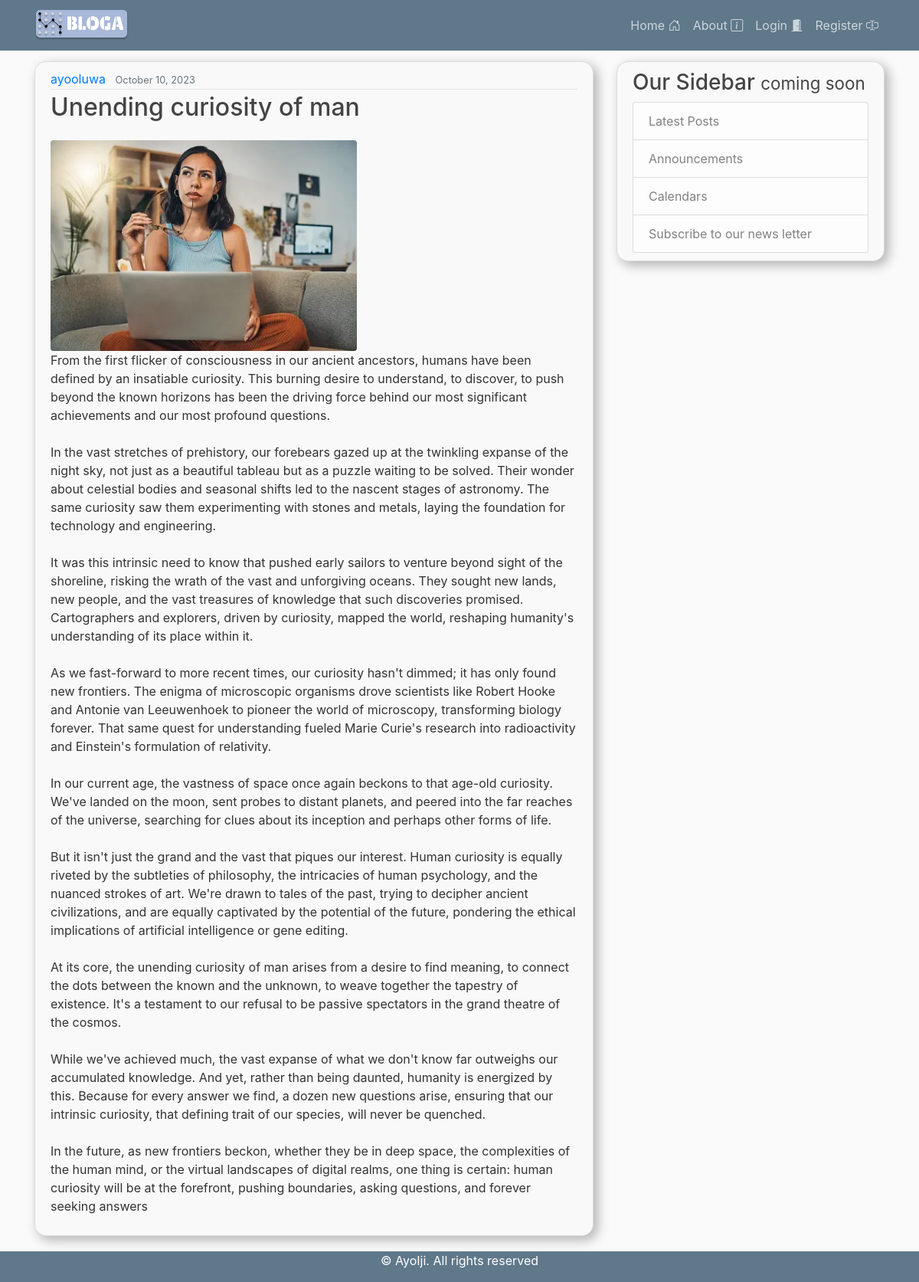
The page /posts/16/ on the database its author committed.
### blog/models.py (models this page shows, shortened)
class Post(models.Model):
    title = models.CharField(max_length=100)
    content = models.TextField()
    date_posted = models.DateTimeField(default=timezone.now)
    author = models.ForeignKey(User, on_delete=models.CASCADE)
    image = models.ImageField(upload_to='post_images/', default='default.jpg')
    category = models.ForeignKey(Category, on_delete=models.CASCADE, null=True, blank=True)
    likes = models.ManyToManyField(User, related_name='post_likes')
    dislikes = models.ManyToManyField(User, related_name='post_dislikes')

class BlogImage(models.Model):
    post = models.ForeignKey(Post, related_name='images', on_delete=models.CASCADE)
    image = models.ImageField(upload_to='post_images/')

### blog/views.py (the view)
# urls.py: path('posts/<int:post_id>/', views.post_detail, name='post_detail'),
def post_detail(request, post_id):
    post = get_object_or_404(Post, id=post_id)
    return render(request, 'blog/post_detail.html', {'post': post})

### blog/templates/blog/post_detail.html (shortened to what this page needs)
{% extends "blog/base.html" %}
{% load widget_tweaks %}
{% block content %}
    <article class="media content-section">
        <div class="media-body">
            <div class="article-metadata">
                <a class="mr-2 author" href="#">{{ post.author }}</a>
                <small class="text-muted">{{ post.date_posted|date:"F d, Y" }}</small>
            </div>
            <h2>{{ post.title }}</h2>
            {% for image in post.images.all %}
                <img src="{{ image.image.url }}" alt="Image for {{ post.title }}" class="img-fluid mt-3 rounded Blog-image">
            {% endfor %}
            <p class="article-content">{{ post.content }}</p>
        </div>
    </article>
{% endblock content %}

### blog/static/blog/main.css (style rules this page uses)
body { background: #fafafa; color: #333333; margin-top: 5rem; }
h1, h2, h3, h4, h5, h6 { color: #444444; }
.content-section { background: #ffffff; padding: 10px 20px; border: 1px solid #dddddd; border-radius: 10px; margin-bottom: 20px; width: 100%; }
.article-content { white-space: pre-line; }
.article-metadata { padding-bottom: 1px; margin-bottom: 4px; border-bottom: 1px solid #e3e3e3; }

### blog/templates/blog/base.html (style rules this page uses)
body { background: #fafafa; color: #333333; margin-top: 5rem; }
h1, h2, h3, h4, h5, h6 { color: #444444; }
.content-section { background: #ffffff; padding: 10px 20px; border: 1px solid #dddddd; border-radius: 10px; margin-bottom: 20px; }
.article-content { white-space: pre-line; }
.article-metadata { padding-bottom: 1px; margin-bottom: 4px; border-bottom: 1px solid #e3e3e3 }
body { display: flex; flex-direction: column; min-height: 100vh; }
.content-section { border-radius: 15px; border: 1px solid #ddd; background-color: #f9f9f9; box-shadow: 5px 5px 15px rgba(0, 0, 0, 0.3); }

### blog/templates/blog/post_detail.html (style rules this page uses)
.Blog-image { width: 400px; height: 50%; }

### rows shown on the page
Post: author "ayooluwa", date_posted "October 10, 2023", title "Unending curiosity of man", content "From the first flicker of consciousness in our ancient ancestors, humans have been defined by an insatiable curiosity. This burning desire to understand, to discover, to push beyond the known horizons has been the driving force behind our most significant achievements and our most profound questions. In the vast stretches of prehistory, our forebears gazed up at the twinkling expanse of the night sky, not just as a beautiful tableau but as a puzzle waiting to be solved. Their wonder about celestial bodies and seasonal shifts led to the nascent stages of astronomy. The same curiosity saw them experimenting with stones and metals, laying the foundation for technology and engineering. It was…"
BlogImage: image (picture)
